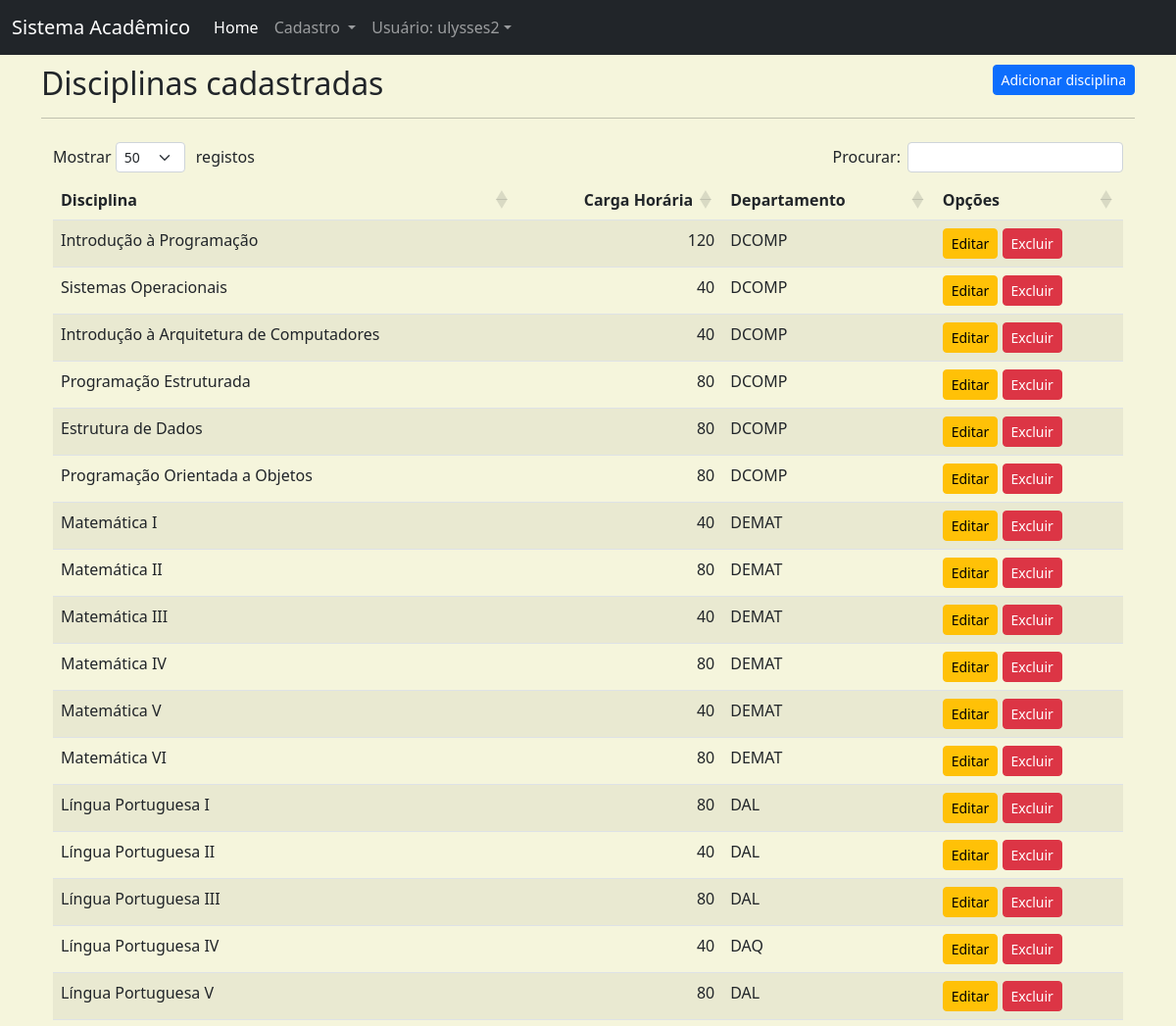
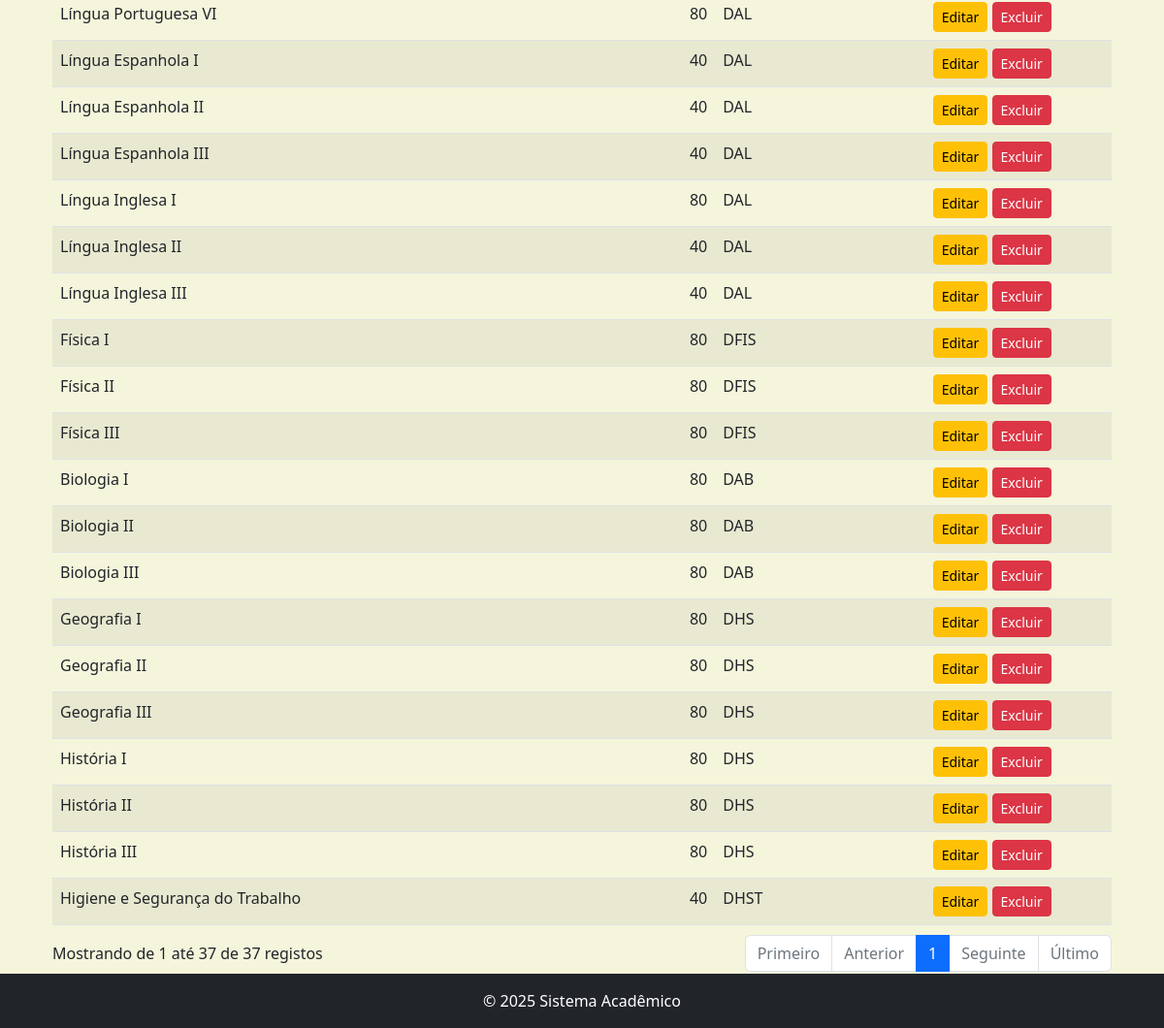
/listar/disciplina/ (signed in), run on the app's committed database (2 pictures, top to bottom).
### cadastros/models.py (models this page shows, shortened)
class Disciplina(models.Model):
    nome = models.CharField(max_length=100)
    cargaHoraria = models.IntegerField(verbose_name="Carga Horária")
    departamento = models.ForeignKey(Departamento, on_delete=models.PROTECT)

class Departamento(models.Model):
    nome = models.CharField(max_length=50)
    sigla = models.CharField(max_length=5)

### cadastros/views.py (the view)
class DisciplinaList(LoginRequiredMixin, ListView):
    model = Disciplina
    template_name = 'cadastros/lista/disciplina.html'
    login_url = reverse_lazy('login')

### cadastros/templates/cadastros/lista/disciplina.html (shortened to what this page needs)
{% extends 'paginas/base.html' %}
{% load static %}
{% block conteudo %}
<h2>Disciplinas cadastradas
    <a href="{% url 'cadastrar-disciplina' %}"
    class="btn btn-primary btn-sm float-end">
        Adicionar disciplina
    </a>
</h2>
<hr>
<div class="table-responsive">
    <table class="table table-striped" id="tabela-listar">
        <thead>
            <tr>
                <th>Disciplina</th>
                <th>Carga Horária</th>
                <th>Departamento</th>
                <th>Opções</th>
            </tr>
        </thead>
        <tbody>
            {% for disciplina in object_list %}
            <tr>
                <td>{{ disciplina.nome }}</td>
                <td>{{ disciplina.cargaHoraria }}</td>
                <td>{{ disciplina.departamento.sigla }}</td>
                <td>
                    <a href="{% url 'editar-disciplina' disciplina.pk %}"
                    class="btn btn-warning btn-sm" title="Editar">
                        Editar
                    </a>
                    <a href="{% url 'excluir-disciplina' disciplina.pk %}"
                    class="btn btn-danger btn-sm" title="Excluir">Excluir</a>
                </td>
            </tr>
            {% empty %}
            <tr>
                <td colspan="4">
                    Nenhum campo registro.
                </td>
            </tr>
            {% endfor %}
        </tbody>
    </table>
</div>
{% endblock %}

### paginas/templates/paginas/base.html (shortened to what this page needs)
{% load static %}
<!DOCTYPE html>
<html lang="pt-br">
<head>
    <link rel="stylesheet" href="https://cdn.jsdelivr.net/npm/bootstrap@5.2.3/dist/css/bootstrap.min.css">
    <link rel="stylesheet" href="{% static 'css/style.css' %}">
    <link rel="stylesheet" href="{% static 'css/datatables.min.css' %}">
</head>
<body>
    <nav class="navbar navbar-expand-lg navbar-dark bg-dark">
        <div class="container-fluid">
            <a class="navbar-brand" href="#">Sistema Acadêmico</a>
            <div class="collapse navbar-collapse" id="navbarNav">
                <ul class="navbar-nav">
                    <li class="nav-item">
                        <a class="nav-link active" aria-current="page" href="{% url 'inicio' %}">Home</a>
                    </li>
                    {% if request.user.is_authenticated %}
                    <li class="nav-item dropdown" id="dropdownCadastro">
                        <a class="nav-link dropdown-toggle" role="button"
                        data-bs-toggle="dropdown" aria-expanded="false" href="#">
                            Cadastro
                        </a>
                    </li>
                    {% endif %}
                    {% if request.user.is_authenticated %}
                    <li class="nav-item dropdown" id="dropdownLogin">
                        <a class="nav-link dropdown-toggle" role="button" data-bs-toggle="dropdown" aria-expanded="false" href="#">Usuário: {{ user }}</a>
                    </li>
                    {% endif %}
                </ul>
            </div>
        </div>
    </nav>
    <div class="container">
        {% block conteudo %}{% endblock %}
    </div>
    <footer class="footer mt-auto py-3 bg-dark">
        <div class="rodape">
            {% block rodape %}
            <span class="text-bg-dark">© 2025 Sistema Acadêmico</span>
            {% endblock %}
        </div>
    </footer>
</body>
</html>

### static/css/style.css (style rules this page uses)
body { background-color: beige; }
.container { min-height: 550px; padding-top: 10px; }
.rodape { text-align: center; }

### data on the page
Disciplina: nome "Introdução à Programação", cargaHoraria "120", departamento.sigla "DCOMP"
Disciplina: nome "Sistemas Operacionais", cargaHoraria "40", departamento.sigla "DCOMP"
Disciplina: nome "Introdução à Arquitetura de Computadores", cargaHoraria "40", departamento.sigla "DCOMP"
Disciplina: nome "Programação Estruturada", cargaHoraria "80", departamento.sigla "DCOMP"
Disciplina: nome "Estrutura de Dados", cargaHoraria "80", departamento.sigla "DCOMP"
Disciplina: nome "Programação Orientada a Objetos", cargaHoraria "80", departamento.sigla "DCOMP"
Disciplina: nome "Matemática I", cargaHoraria "40", departamento.sigla "DEMAT"
Disciplina: nome "Matemática II", cargaHoraria "80", departamento.sigla "DEMAT"
Disciplina: nome "Matemática III", cargaHoraria "40", departamento.sigla "DEMAT"
Disciplina: nome "Matemática IV", cargaHoraria "80", departamento.sigla "DEMAT"
Disciplina: nome "Matemática V", cargaHoraria "40", departamento.sigla "DEMAT"
Disciplina: nome "Matemática VI", cargaHoraria "80", departamento.sigla "DEMAT"
Disciplina: nome "Língua Portuguesa I", cargaHoraria "80", departamento.sigla "DAL"
Disciplina: nome "Língua Portuguesa II", cargaHoraria "40", departamento.sigla "DAL"
Disciplina: nome "Língua Portuguesa III", cargaHoraria "80", departamento.sigla "DAL"
Disciplina: nome "Língua Portuguesa IV", cargaHoraria "40", departamento.sigla "DAQ"
Disciplina: nome "Língua Portuguesa V", cargaHoraria "80", departamento.sigla "DAL"
Disciplina: nome "Língua Portuguesa VI", cargaHoraria "80", departamento.sigla "DAL"
Disciplina: nome "Língua Espanhola I", cargaHoraria "40", departamento.sigla "DAL"
Disciplina: nome "Língua Espanhola II", cargaHoraria "40", departamento.sigla "DAL"
Disciplina: nome "Língua Espanhola III", cargaHoraria "40", departamento.sigla "DAL"
Disciplina: nome "Língua Inglesa I", cargaHoraria "80", departamento.sigla "DAL"
Disciplina: nome "Língua Inglesa II", cargaHoraria "40", departamento.sigla "DAL"
Disciplina: nome "Língua Inglesa III", cargaHoraria "40", departamento.sigla "DAL"
Disciplina: nome "Física I", cargaHoraria "80", departamento.sigla "DFIS"
Disciplina: nome "Física II", cargaHoraria "80", departamento.sigla "DFIS"
Disciplina: nome "Física III", cargaHoraria "80", departamento.sigla "DFIS"
Disciplina: nome "Biologia I", cargaHoraria "80", departamento.sigla "DAB"
Disciplina: nome "Biologia II", cargaHoraria "80", departamento.sigla "DAB"
Disciplina: nome "Biologia III", cargaHoraria "80", departamento.sigla "DAB"
Disciplina: nome "Geografia I", cargaHoraria "80", departamento.sigla "DHS"
Disciplina: nome "Geografia II", cargaHoraria "80", departamento.sigla "DHS"
Disciplina: nome "Geografia III", cargaHoraria "80", departamento.sigla "DHS"
Disciplina: nome "História I", cargaHoraria "80", departamento.sigla "DHS"
Disciplina: nome "História II", cargaHoraria "80", departamento.sigla "DHS"
Disciplina: nome "História III", cargaHoraria "80", departamento.sigla "DHS"
Disciplina: nome "Higiene e Segurança do Trabalho", cargaHoraria "40", departamento.sigla "DHST"

### other printed values
{{ user }} "ulysses2"
